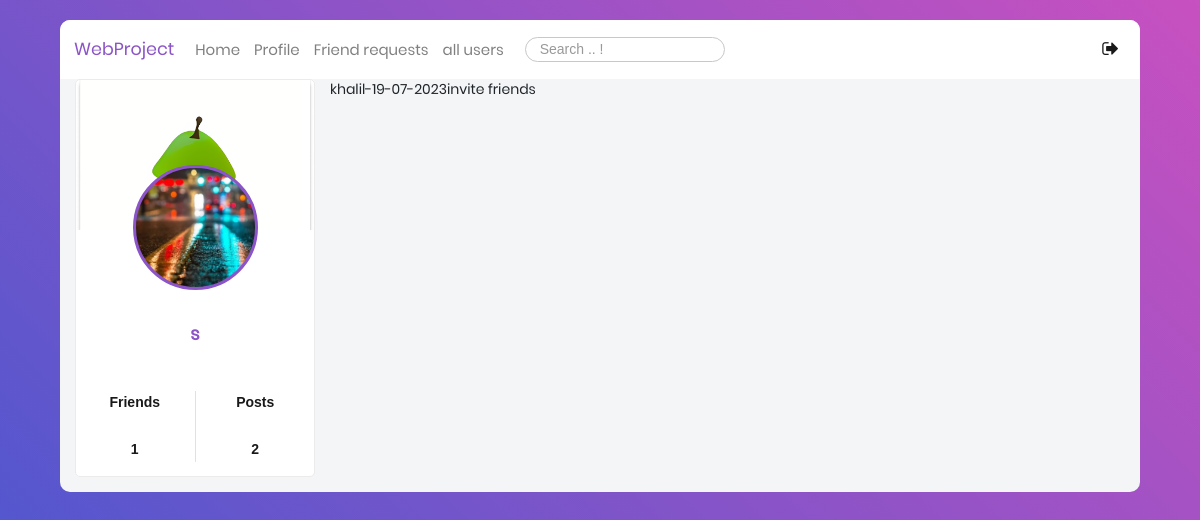
The page /to-invite/ (signed in) on the database as committed earlier.
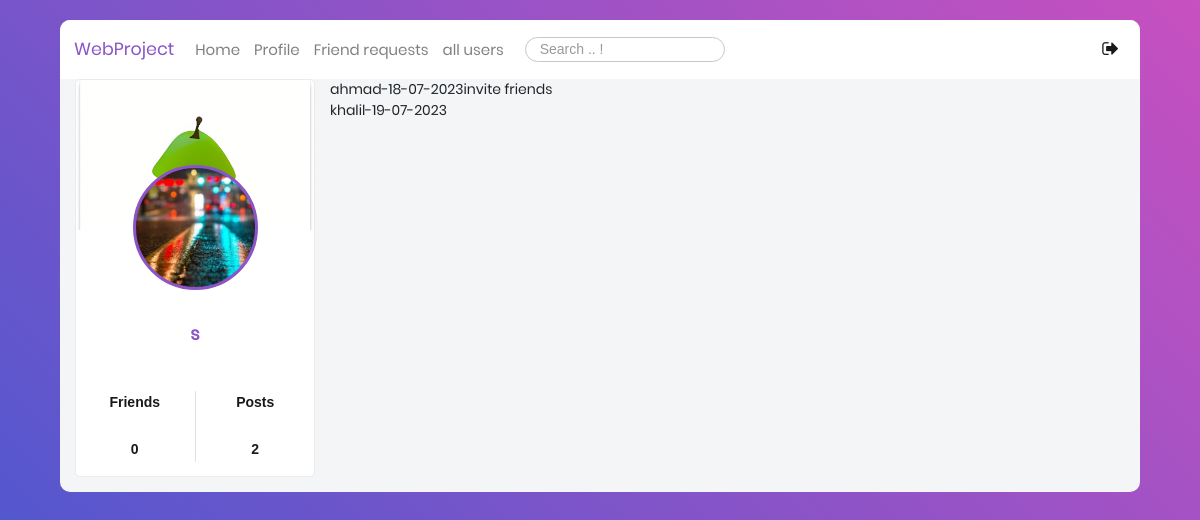
The same page on the database as committed later.
### users/models.py (models this page shows, shortened)
class Profile(models.Model):
    user = models.OneToOneField(User, on_delete=models.CASCADE)
    image = models.ImageField(default='default.jpg', upload_to='profile_pics')
    bgimage = models.ImageField(default='default.jpg', upload_to='bg_pics')
    friends = models.ManyToManyField(User, blank=True, related_name='friends')
    slug = models.SlugField(unique=True,default=uuid.uuid1)
    forget_password_token= models.CharField(max_length=100)
    updated = models.DateTimeField( auto_now=True)
    created = models.DateTimeField( auto_now_add=True)
    objects = ProfileManager()
    def __str__(self):
        return f"{self.user.username}-{self.created.strftime('%d-%m-%Y')}"
    def get_friends_no(self):
        return self.friends.all().count()
    def get_posts_no(self):
        return self.posts.all().count()

### users/views.py (the view)
# urls.py: path('to-invite/', views.invite_profiles_list_view, name="invite-profiles-view"),
@login_required
def invite_profiles_list_view(request):
    user = request.user
    qs = Profile.objects.get_all_profiles_to_invite(user)
    context = {"qs": qs}
    return render(request, "users/to_invite_list.html", context)

### users/models.py (called while the page is built)
    def get_all_profiles_to_invite(self, sender):
        profiles = Profile.objects.all().exclude(user=sender)
        profile = Profile.objects.get(user=sender)
        qs = Relationship.objects.filter(Q(sender=profile) | Q(receiver=profile))
        print(qs)
        print("#########")
        accepted = set([])
        for rel in qs:
            if rel.status == 'accepted':
                accepted.add(rel.receiver)
                accepted.add(rel.sender)
        print(accepted)
        print("#########")
        available = [profile for profile in profiles if profile not in accepted]
        print(available)
        print("#########")
        return available

    def __str__(self):
        return f"{self.sender}-{self.receiver}-{self.status}"

### users/templates/users/to_invite_list.html
{% extends 'blog/base.html' %}
{% block title %}
invite friends
{% endblock title %}
{% block content %}
    <ul>
        {% for item in qs %}
            <li>{{item}}</li>
        {% endfor %}
    </ul>
{% endblock content %}

### blog/templates/blog/base.html (shortened to what the changed rows need)
{% load static %}
<!DOCTYPE html>
<html class="no-js" lang="en">
  <head>
             <link
      rel="stylesheet"
      type="text/css"
      href="https://cdnjs.cloudflare.com/ajax/libs/semantic-ui/2.2.14/semantic.min.css"
    />
    <link
      rel="stylesheet"
      href="{% static 'blog/css/vendor/bootstrap.min.css' %} "
    />
    <link
      rel="stylesheet"
      href="{% static 'blog/css/vendor/font-awesome.min.css' %}"
    />
    <link rel="stylesheet" href="{% static 'blog/css/vendor/animate.css' %}" />
    <link
      rel="stylesheet"
      href="{% static 'blog/css/vendor/hamburgers.min.css' %}"
    />
    <link rel="stylesheet" href="{% static 'blog/css/util.css' %}" />
    <link rel="stylesheet" href="{% static 'blog/css/normalize.css' %}" />
    <link rel="stylesheet" href="{% static 'blog/css/main.css' %}" />
  </head>
  <body>
    <div class="limiter">
      <div class="container-login100" style="align-items: flex-start;">
        <div class="wrap-main">
          <div class="container-fluid">
            <div class="row">
              <div class="col-sm-3 mobile-hidden">
          <div class="main-block">
            <div
              class="coverPicture"
              style="background: url('{{ user.profile.bgimage.url }}');"
            ></div>
            <div
              class="profilePicture"
              style="background: url('{{ user.profile.image.url }}');"
            ></div>
            <div class="FullName text-center fs-18 ProjectColor">
              {{ user }}
            </div>
            <div class="row statistic text-center fs-16 p-3">
              <div class="col">
                <p>Friends</p>
                <br />
                <p>{{ user.profile.get_friends_no }}</p>
              </div>
              <div class="col border-left">
                <p>Posts</p>
                <br />
                <p>{{ user.profile.get_posts_no }}</p>
              </div>
            </div>
          </div>
        </div>
        {% block content %} {% endblock content %}
            </div>
          </div>
        </div>
      </div>
    </div>
  </body>
</html>

Rows that differ between the two databases and show on the page:
now on this page (row edited): Profile: user+created "ahmad-18-07-2023"
Other text that changed with them:
{{ user.profile.get_friends_no }}: "1" → "0"
